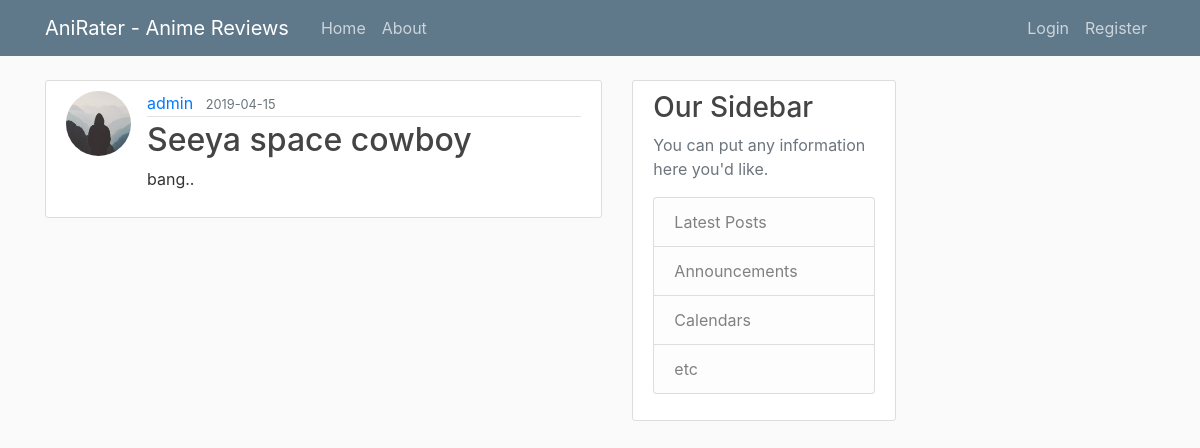
/post/1, run on the app's committed database.
### flaskapp/models.py (models this page shows, shortened)
class User(db.Model, UserMixin):
    id = db.Column(db.Integer, primary_key=True)
    username = db.Column(db.String(20), unique=True, nullable=False)
    email = db.Column(db.String(120), unique=True, nullable=False)
    image_file = db.Column(db.String(20), nullable=False, default='default.jpg')
    password = db.Column(db.String(60), nullable=False)
    admin = db.Column(db.String(1), nullable=False)
    posts = db.relationship('Post', backref='author', lazy=True)
    favorites = db.relationship('AnimeSeries', secondary=favorites, backref=db.backref('favorites', lazy='dynamic'))
    ratings = db.relationship('UserRating', backref='favorites', lazy='dynamic')

class Post(db.Model):
    id = db.Column(db.Integer, primary_key=True)
    title = db.Column(db.String(100), nullable=False)
    date_posted = db.Column(db.DateTime, nullable=False, default=datetime.utcnow)
    content = db.Column(db.Text, nullable=False)
    user_id = db.Column(db.Integer, db.ForeignKey('user.id'), nullable=False)
    animeseries_id = db.Column(db.Integer, db.ForeignKey('animeseries.id'))

### flaskapp/routes.py (the view)
@app.route("/post/<int:post_id>")
def post(post_id):
    post = Post.query.get_or_404(post_id)
    return render_template('post.html', title=post.title, post=post)

### flaskapp/templates/post.html (shortened to what this page needs)
{% extends "layout.html" %}
{% block content %}
<article class="media content-section">
  <img class="rounded-circle article-img" src="{{ url_for('static', filename='profile_pics/' + post.author.image_file) }}">
  <div class="media-body">
	<div class="article-metadata">
	  <a class="mr-2" href="#">{{ post.author.username }}</a>
	  <small class="text-muted">{{ post.date_posted.strftime('%Y-%m-%d')}}</small>
	</div>
	<h2 class="articale-title">{{ post.title }}</h2>
	<p class="article-content">{{ post.content }}</p>
  </div>
</article>
{% endblock content %}

### flaskapp/static/main.css (style rules this page uses)
body { background: #fafafa; color: #333333; margin-top: 5rem; }
h1, h2, h3, h4, h5, h6 { color: #444444; }
.content-section { background: #ffffff; padding: 10px 20px; border: 1px solid #dddddd; border-radius: 3px; margin-bottom: 20px; }
.article-content { white-space: pre-line; }
.article-img { height: 65px; width: 65px; margin-right: 16px; }
.article-metadata { padding-bottom: 1px; margin-bottom: 4px; border-bottom: 1px solid #e3e3e3 }

### data on the page
User: image_file (placeholder picture), author.username "admin"
Post: date_posted "2019-04-15", title "Seeya space cowboy", content "bang.."
